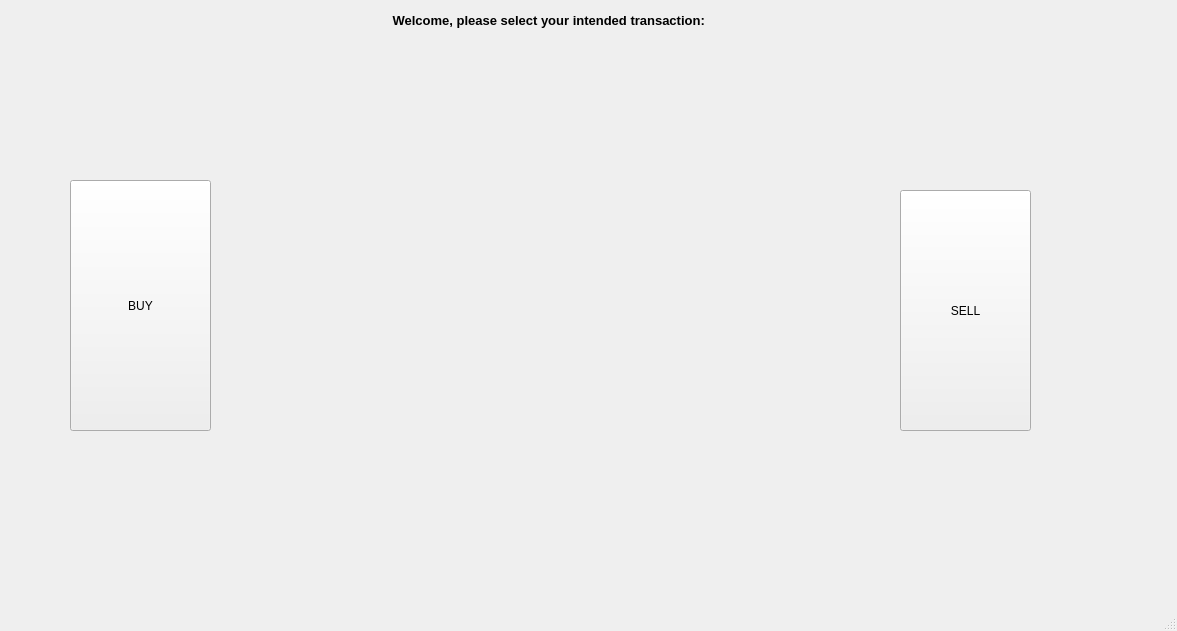
<?xml version="1.0" encoding="UTF-8"?>
<ui version="4.0">
 <class>BUY_SELL</class>
 <widget class="QMainWindow" name="BUY_SELL">
  <property name="geometry">
   <rect>
    <x>0</x>
    <y>0</y>
    <width>1177</width>
    <height>631</height>
   </rect>
  </property>
  <property name="windowTitle">
   <string>BUY_SELL</string>
  </property>
  <widget class="QWidget" name="centralwidget">
   <widget class="QPushButton" name="pbcustomer">
    <property name="geometry">
     <rect>
      <x>70</x>
      <y>180</y>
      <width>141</width>
      <height>251</height>
     </rect>
    </property>
    <property name="text">
     <string>BUY</string>
    </property>
   </widget>
   <widget class="QPushButton" name="pbseller">
    <property name="geometry">
     <rect>
      <x>900</x>
      <y>190</y>
      <width>131</width>
      <height>241</height>
     </rect>
    </property>
    <property name="text">
     <string>SELL</string>
    </property>
   </widget>
   <widget class="QLabel" name="label">
    <property name="geometry">
     <rect>
      <x>360</x>
      <y>-20</y>
      <width>381</width>
      <height>81</height>
     </rect>
    </property>
    <property name="text">
     <string>&lt;html&gt;&lt;head/&gt;&lt;body&gt;&lt;p align=&quot;center&quot;&gt;&lt;span style=&quot; font-size:10pt; font-weight:700;&quot;&gt;Welcome, please select your intended transaction: &lt;/span&gt;&lt;/p&gt;&lt;/body&gt;&lt;/html&gt;</string>
    </property>
   </widget>
   <widget class="QLabel" name="labelpic">
    <property name="geometry">
     <rect>
      <x>60</x>
      <y>50</y>
      <width>991</width>
      <height>561</height>
     </rect>
    </property>
    <property name="styleSheet">
     <string notr="true">file:///C:/Users/Salma Youssef/Downloads/local-market-place-with-vegetables-and-fruits-vector-26872866.jpg</string>
    </property>
    <property name="text">
     <string/>
    </property>
   </widget>
   <zorder>labelpic</zorder>
   <zorder>pbcustomer</zorder>
   <zorder>pbseller</zorder>
   <zorder>label</zorder>
  </widget>
  <widget class="QStatusBar" name="statusbar"/>
 </widget>
 <resources/>
 <connections/>
</ui>
